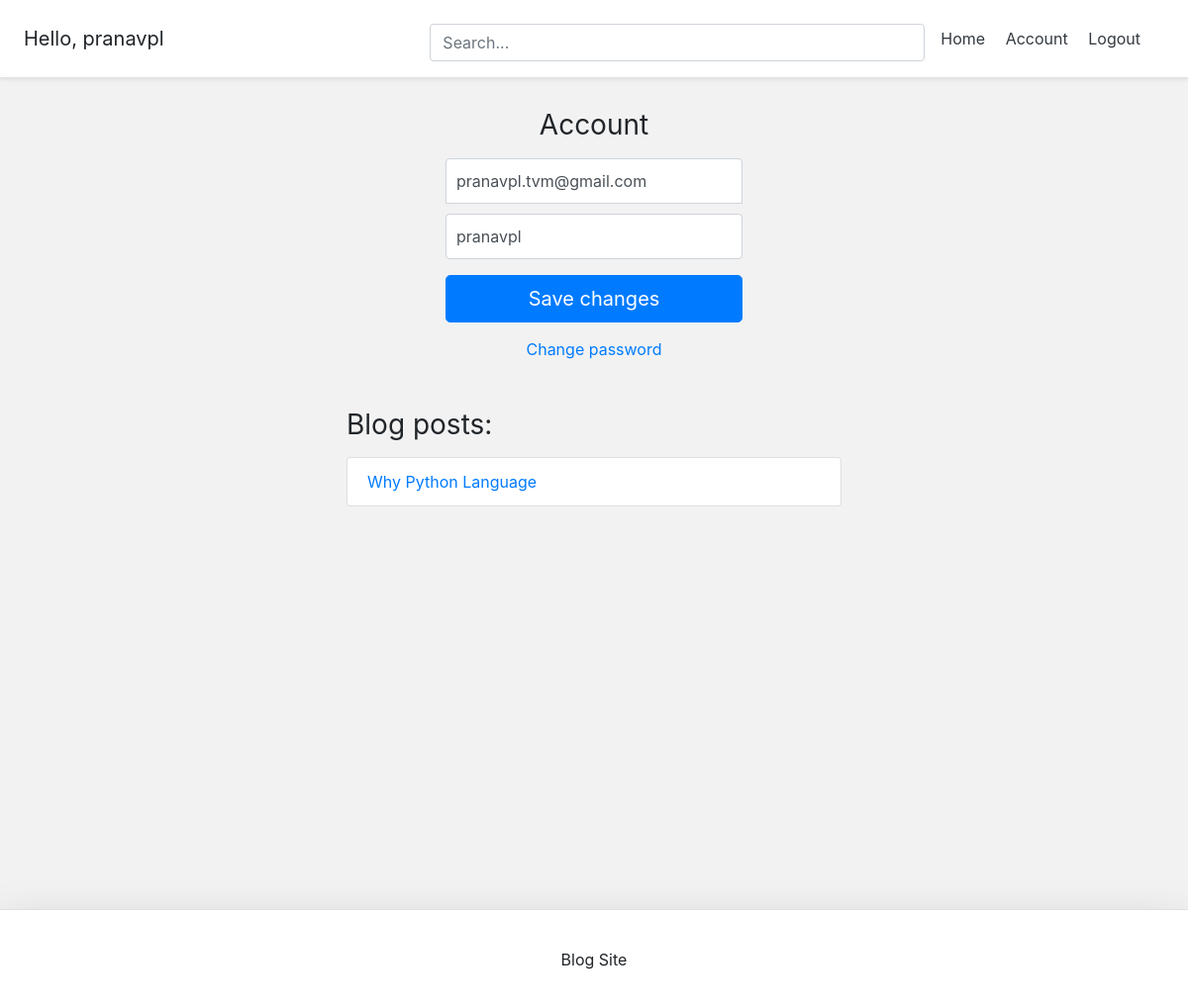
The app's page /account/ (signed in) with its own data.
### account/models.py (models this page shows, shortened)
class Account(AbstractBaseUser):
    email = models.EmailField(verbose_name="email", max_length=60, unique=True)
    username = models.CharField(max_length=30, unique=True)
    date_joined = models.DateTimeField(verbose_name='date joined', auto_now_add=True)
    last_login = models.DateTimeField(verbose_name='last login', auto_now=True)
    is_admin = models.BooleanField(default=False)
    is_active = models.BooleanField(default=True)
    is_staff = models.BooleanField(default=False)
    is_superuser = models.BooleanField(default=False)
    USERNAME_FIELD = 'email'
    REQUIRED_FIELDS = ['username']
    objects = MyAccountManager()

### blog/models.py (models this page shows)
class BlogPost(models.Model):
    title = models.CharField(max_length=50, null=False, blank=False)
    body = models.TextField(max_length=5000, null=False, blank=False)
    image = models.ImageField(upload_to=upload_location, null=True, blank=True)
    date_published = models.DateTimeField(auto_now_add=True, verbose_name="date published")
    date_updated = models.DateTimeField(auto_now=True, verbose_name="date updated")
    author = models.ForeignKey(settings.AUTH_USER_MODEL, on_delete=models.CASCADE)
    slug = models.SlugField(blank=True, unique=True)
    def __str__(self):
        return self.title

### account/views.py (the view)
# urls.py: path('account/', account_view, name="account"),
def account_view(request):
    if not request.user.is_authenticated:
        return redirect("login")
    context = {}
    if request.POST:
        form = AccountUpdateForm(request.POST, instance=request.user)
        if form.is_valid():
            form.initial = {
                "email": request.POST['email'],
                "username": request.POST['username'],
            }
            form.save()
            context['success_message'] = "Updated"
    else:
        form = AccountUpdateForm(
            initial={
                "email": request.user.email,
                "username": request.user.username,
            }
        )
    context['account_form'] = form
    blog_posts = BlogPost.objects.filter(author=request.user)
    context['blog_posts'] = blog_posts
    return render(request, "account/account.html", context)

### account/forms.py (shortened to what this page needs)
class AccountUpdateForm(forms.ModelForm):
    class Meta:
        model = Account
        fields = ('email', 'username',)

### account/templates/account/account.html (shortened to what this page needs)
{% extends 'base.html' %}
{% block content %}
<form class="form-signin" method="post">{% csrf_token %}
  <h1 class="h3 mb-3 font-weight-normal">Account</h1>
  <input type="email" name="email" id="inputEmail" class="form-control" placeholder="Email address" required autofocus value={{account_form.initial.email}}>
  <input type="text" name="username" id="inputUsername" class="form-control" placeholder="Username" required
  value="{{account_form.initial.username}}">
  <button class="btn btn-lg btn-primary btn-block" type="submit">Save changes</button>
</form>
<div class="d-flex flex-column">
  <a class="m-auto" href="{% url 'password_change' %}">Change password</a>
</div>
<div class="container mt-4 p-4">
  <div class="row">
    <div class="blog-posts">
      <h3 class="mb-3 font-weight-normal">Blog posts:</h3>
      {% if blog_posts %}
        <ul class="list-group">
        {% for post in blog_posts %}
          <a href="{% url 'blog:detail' post.slug %}" style="text-decoration: none;"><li class="list-group-item">{{post}}</li></a>
        {% endfor %}
        </ul>
      {% else %}
        <p>You have no blog posts. Create a post <a href="{% url 'blog:create' %}">here</a>.</p>
      {% endif %}
    </div>
  </div>
</div>
{% endblock content %}

### templates/snippets/header.html (shortened to what this page needs)
<div class="d-flex flex-column flex-md-row align-items-center p-3 px-md-4 mb-3 bg-white border-bottom shadow-sm">
  <h5 class="my-0 mr-md-auto font-weight-normal">
  	{% if request.user.is_authenticated %}
  		<p class="m-auto">Hello, {{request.user.username}}</p>
  	{% endif %}
  </h5>
  <div class="search-bar mt-sm-2 mr-2">
  	<form method="get">
  		<input class="form-control"  type="text" name="q" id="id_q" placeholder="Search...">
  	</form>
  </div>
  <nav class="my-2 my-md-0 mr-md-3">
  	{% if request.user.is_authenticated %}
	  	<a class="p-2 text-dark" href="{% url 'home' %}">Home</a>
	    <a class="p-2 text-dark" href="{% url 'account' %}">Account</a>
	    <a class="p-2 text-dark" href="{% url 'logout' %}">Logout</a>
	{% else %}
		<a class="p-2 text-dark" href="{% url 'home' %}">Home</a>
	    <a class="p-2 text-dark" href="{% url 'login' %}">Login</a>
	    <a class="btn btn-outline-primary" href="{% url 'register' %}">Register</a>
	{% endif %}
  </nav>
</div>

### templates/snippets/base_css.html (style rules this page uses)
body { background-color: #f2f2f2; }

### templates/snippets/header.html (style rules this page uses)
@media (min-width: 768px) { html { font-size: 16px; } }
.search-bar { max-width: 500px; width: 100%; }
form { width: 100%; }

### account/templates/account/account.html (style rules this page uses)
.form-signin { width: 100%; max-width: 330px; padding: 15px; margin: auto; }
.form-signin .form-control { position: relative; box-sizing: border-box; height: auto; padding: 10px; font-size: 16px; }
.form-signin input[type="email"] { margin-bottom: 10px; border-bottom-right-radius: 0; border-bottom-left-radius: 0; }
.h3 { text-align: center; }
.blog-posts { max-width: 500px; width: 100%; margin: auto; }

### records on screen
Account: user.username "pranavpl", email "pranavpl.tvm@gmail.com", username "pranavpl"
BlogPost: title "Why Python Language"
